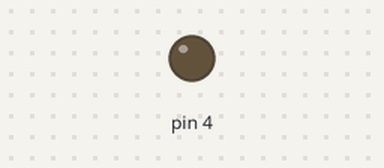
This sketch was run on a simulated Arduino Uno, built with avr-gcc and run on an emulated ATmega328P. Parts: output pins drawn as LEDs (lit = HIGH). What the sketch prints to the serial monitor is not drawn.

Above: at 1.3 s.
At 5.0 s:
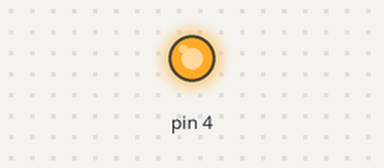
Timing chart, 0 to 13.1 s (numbered marks = the images above):
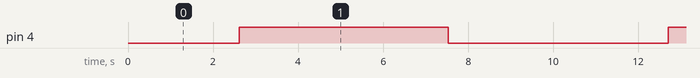

Measured:
- by itself, pin 4: alternates HIGH for 4.9 s and LOW for 5.2 s

The sketch:

volt_to_analog.ino
```cpp
long analoglow = 10;
long analoghigh = 240;
long volt_low = 2.2;
long volt_high = 3.0;

void setup() {
  Serial.begin(115200);
  pinMode(4, OUTPUT);
}

void loop() {
  /*
  convert_volt(2.2);
  delay(1000);
  convert_volt(3);
  delay(1000);
  */
  for (int i = 0; i < 101; i++) {
    convert_percentage(i);
    delay(50);
    if (i == 100) {
      continue;
    }
  }
  for (int i = 100; i > 0; i--) {
    convert_percentage(i);
    delay(50);
    if (i == 0) {
      continue;
    }
  }
}
void convert_percentage(long percentage) {
  percentage = map(percentage, 0, 100, analoglow, analoghigh);
  Serial.println(percentage);
  analogWrite(4, percentage);
}
void convert_volt(long des_voltage) {
  des_voltage = map(des_voltage, volt_low, volt_high, analoglow, analoghigh);
  Serial.println(des_voltage);
  analogWrite(4, des_voltage);
}
```
